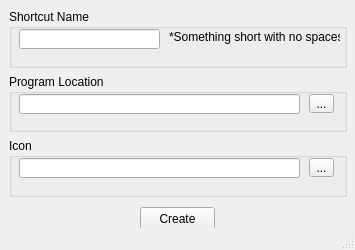
<?xml version="1.0" encoding="UTF-8"?>
<ui version="4.0">
 <class>LauncherTool</class>
 <widget class="QMainWindow" name="LauncherTool">
  <property name="geometry">
   <rect>
    <x>0</x>
    <y>0</y>
    <width>355</width>
    <height>250</height>
   </rect>
  </property>
  <property name="sizePolicy">
   <sizepolicy hsizetype="Fixed" vsizetype="Fixed">
    <horstretch>0</horstretch>
    <verstretch>0</verstretch>
   </sizepolicy>
  </property>
  <property name="minimumSize">
   <size>
    <width>355</width>
    <height>250</height>
   </size>
  </property>
  <property name="maximumSize">
   <size>
    <width>355</width>
    <height>250</height>
   </size>
  </property>
  <property name="windowTitle">
   <string>Circle Launcher Tool</string>
  </property>
  <widget class="QWidget" name="centralWidget">
   <widget class="QGroupBox" name="Name_groupBox">
    <property name="geometry">
     <rect>
      <x>9</x>
      <y>9</y>
      <width>338</width>
      <height>59</height>
     </rect>
    </property>
    <property name="title">
     <string>Shortcut Name</string>
    </property>
    <widget class="QLineEdit" name="NameInputBox">
     <property name="geometry">
      <rect>
       <x>10</x>
       <y>20</y>
       <width>141</width>
       <height>20</height>
      </rect>
     </property>
    </widget>
    <widget class="QLabel" name="label">
     <property name="geometry">
      <rect>
       <x>160</x>
       <y>20</y>
       <width>171</width>
       <height>16</height>
      </rect>
     </property>
     <property name="text">
      <string>*Something short with no spaces*</string>
     </property>
    </widget>
   </widget>
   <widget class="QGroupBox" name="Dir_groupBox_2">
    <property name="geometry">
     <rect>
      <x>9</x>
      <y>74</y>
      <width>338</width>
      <height>58</height>
     </rect>
    </property>
    <property name="title">
     <string>Program Location</string>
    </property>
    <widget class="QLineEdit" name="DirInputBox">
     <property name="geometry">
      <rect>
       <x>10</x>
       <y>20</y>
       <width>281</width>
       <height>20</height>
      </rect>
     </property>
    </widget>
    <widget class="QToolButton" name="DirBrowseButton">
     <property name="geometry">
      <rect>
       <x>300</x>
       <y>20</y>
       <width>25</width>
       <height>19</height>
      </rect>
     </property>
     <property name="text">
      <string>...</string>
     </property>
    </widget>
   </widget>
   <widget class="QGroupBox" name="icon_groupBox">
    <property name="geometry">
     <rect>
      <x>9</x>
      <y>138</y>
      <width>338</width>
      <height>59</height>
     </rect>
    </property>
    <property name="title">
     <string>Icon</string>
    </property>
    <widget class="QLineEdit" name="IconInputBox">
     <property name="geometry">
      <rect>
       <x>10</x>
       <y>20</y>
       <width>281</width>
       <height>20</height>
      </rect>
     </property>
    </widget>
    <widget class="QToolButton" name="IconBrowseButton">
     <property name="geometry">
      <rect>
       <x>300</x>
       <y>20</y>
       <width>25</width>
       <height>19</height>
      </rect>
     </property>
     <property name="text">
      <string>...</string>
     </property>
    </widget>
   </widget>
   <widget class="QPushButton" name="CreateButton">
    <property name="geometry">
     <rect>
      <x>140</x>
      <y>207</y>
      <width>75</width>
      <height>23</height>
     </rect>
    </property>
    <property name="sizePolicy">
     <sizepolicy hsizetype="Fixed" vsizetype="Fixed">
      <horstretch>0</horstretch>
      <verstretch>0</verstretch>
     </sizepolicy>
    </property>
    <property name="text">
     <string>Create</string>
    </property>
   </widget>
  </widget>
  <widget class="QStatusBar" name="statusBar"/>
 </widget>
 <layoutdefault spacing="6" margin="11"/>
 <resources/>
 <connections/>
</ui>
